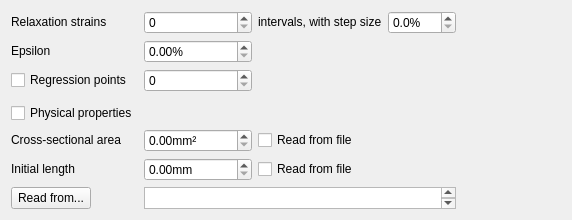
<?xml version="1.0" encoding="UTF-8"?>
<ui version="4.0">
 <class>w_Stepwise</class>
 <widget class="QWidget" name="w_Stepwise">
  <property name="geometry">
   <rect>
    <x>0</x>
    <y>0</y>
    <width>572</width>
    <height>153</height>
   </rect>
  </property>
  <layout class="QGridLayout" name="gl_Stepwise">
   <item row="0" column="0">
    <widget class="QLabel" name="l_RelaxationStrains">
     <property name="sizePolicy">
      <sizepolicy hsizetype="Fixed" vsizetype="Fixed">
       <horstretch>0</horstretch>
       <verstretch>0</verstretch>
      </sizepolicy>
     </property>
     <property name="toolTip">
      <string>The strains at which the sample has been configured to relax</string>
     </property>
     <property name="text">
      <string>Relaxation strains</string>
     </property>
    </widget>
   </item>
   <item row="0" column="1">
    <widget class="QSpinBox" name="sb_RelaxationStrainsIntervals">
     <property name="toolTip">
      <string>The number of intervals at which the sample has been configured to relax.  This in combination with the step size gives the relaxation strains.  For instance, if the step size is 5%, and the number of intervals is 6, then the experiment will relax the sample at 5%, 10%, 15%, 20%, 25%, 30%.</string>
     </property>
    </widget>
   </item>
   <item row="0" column="2">
    <widget class="QLabel" name="l_RelaxationStrainsText">
     <property name="sizePolicy">
      <sizepolicy hsizetype="Fixed" vsizetype="Fixed">
       <horstretch>0</horstretch>
       <verstretch>0</verstretch>
      </sizepolicy>
     </property>
     <property name="text">
      <string>intervals, with step size</string>
     </property>
    </widget>
   </item>
   <item row="0" column="3">
    <widget class="QDoubleSpinBox" name="sb_RelaxationStrainsStart">
     <property name="toolTip">
      <string>The step between consecutive strains at which the sample has been configured to relax.  This in combination with the number of intervals gives the relaxation strains.  For instance, if the step size is 5%, and the number of intervals is 6, then the experiment will relax the sample at 5%, 10%, 15%, 20%, 25%, 30%.</string>
     </property>
     <property name="suffix">
      <string>%</string>
     </property>
     <property name="decimals">
      <number>1</number>
     </property>
    </widget>
   </item>
   <item row="0" column="4" rowspan="9">
    <spacer name="s_Horizontal">
     <property name="orientation">
      <enum>Qt::Orientation::Horizontal</enum>
     </property>
     <property name="sizeHint" stdset="0">
      <size>
       <width>40</width>
       <height>20</height>
      </size>
     </property>
    </spacer>
   </item>
   <item row="1" column="0">
    <widget class="QLabel" name="l_Epsilon">
     <property name="sizePolicy">
      <sizepolicy hsizetype="Fixed" vsizetype="Fixed">
       <horstretch>0</horstretch>
       <verstretch>0</verstretch>
      </sizepolicy>
     </property>
     <property name="toolTip">
      <string>Allowable percentage tolerance on the strain for creating the dataset at the required relaxation strain</string>
     </property>
     <property name="text">
      <string>Epsilon</string>
     </property>
    </widget>
   </item>
   <item row="1" column="1">
    <widget class="QDoubleSpinBox" name="sb_Epsilon">
     <property name="toolTip">
      <string>Allowable percentage tolerance on the strain for creating the dataset at the required relaxation strain</string>
     </property>
     <property name="suffix">
      <string>%</string>
     </property>
     <property name="maximum">
      <double>1.000000000000000</double>
     </property>
    </widget>
   </item>
   <item row="2" column="0">
    <widget class="QCheckBox" name="cb_RegressionPoints">
     <property name="sizePolicy">
      <sizepolicy hsizetype="Minimum" vsizetype="Fixed">
       <horstretch>0</horstretch>
       <verstretch>0</verstretch>
      </sizepolicy>
     </property>
     <property name="toolTip">
      <string>If unchecked, all datapoints will be used in the regression analysis</string>
     </property>
     <property name="text">
      <string>Regression points</string>
     </property>
    </widget>
   </item>
   <item row="2" column="1">
    <widget class="QSpinBox" name="sb_RegressionPoints">
     <property name="toolTip">
      <string>Number of data points to include in the regression analysis</string>
     </property>
     <property name="maximum">
      <number>100000</number>
     </property>
    </widget>
   </item>
   <item row="3" column="0" colspan="4">
    <spacer name="s_VerticalProperties">
     <property name="orientation">
      <enum>Qt::Orientation::Vertical</enum>
     </property>
     <property name="sizeType">
      <enum>QSizePolicy::Policy::Fixed</enum>
     </property>
     <property name="sizeHint" stdset="0">
      <size>
       <width>0</width>
       <height>5</height>
      </size>
     </property>
    </spacer>
   </item>
   <item row="4" column="0">
    <widget class="QCheckBox" name="cb_Properties">
     <property name="sizePolicy">
      <sizepolicy hsizetype="Fixed" vsizetype="Fixed">
       <horstretch>0</horstretch>
       <verstretch>0</verstretch>
      </sizepolicy>
     </property>
     <property name="toolTip">
      <string>The physical properties of the experiment samples.  If checked, the selected properties will be read from the file</string>
     </property>
     <property name="text">
      <string>Physical properties</string>
     </property>
    </widget>
   </item>
   <item row="5" column="0">
    <widget class="QLabel" name="l_Area">
     <property name="sizePolicy">
      <sizepolicy hsizetype="Fixed" vsizetype="Fixed">
       <horstretch>0</horstretch>
       <verstretch>0</verstretch>
      </sizepolicy>
     </property>
     <property name="toolTip">
      <string>The cross-sectional area of the samples.  It is A in the equation σ = F / A</string>
     </property>
     <property name="text">
      <string>Cross-sectional area</string>
     </property>
    </widget>
   </item>
   <item row="5" column="1">
    <widget class="QDoubleSpinBox" name="sb_Area">
     <property name="toolTip">
      <string>The cross-sectional area of every sample.  It is A in the equation σ = F / A</string>
     </property>
     <property name="suffix">
      <string>mm²</string>
     </property>
     <property name="decimals">
      <number>2</number>
     </property>
     <property name="maximum">
      <double>999999.989999999990687</double>
     </property>
     <property name="value">
      <double>0.000000000000000</double>
     </property>
    </widget>
   </item>
   <item row="5" column="2" colspan="2">
    <widget class="QCheckBox" name="cb_Area">
     <property name="sizePolicy">
      <sizepolicy hsizetype="Minimum" vsizetype="Fixed">
       <horstretch>0</horstretch>
       <verstretch>0</verstretch>
      </sizepolicy>
     </property>
     <property name="toolTip">
      <string>If checked, the cross-sectional area will be read in from the file on a sample-by-sample basis.  Otherwise, the specified cross-sectional area will be used by all samples</string>
     </property>
     <property name="text">
      <string>Read from file</string>
     </property>
    </widget>
   </item>
   <item row="6" column="0">
    <widget class="QLabel" name="l_Length">
     <property name="sizePolicy">
      <sizepolicy hsizetype="Fixed" vsizetype="Fixed">
       <horstretch>0</horstretch>
       <verstretch>0</verstretch>
      </sizepolicy>
     </property>
     <property name="toolTip">
      <string>The initial length of the samples.  It is l0 in the equation ε = d / l0</string>
     </property>
     <property name="text">
      <string>Initial length</string>
     </property>
    </widget>
   </item>
   <item row="6" column="1">
    <widget class="QDoubleSpinBox" name="sb_Length">
     <property name="toolTip">
      <string>The initial length of every sample.  It is l in the equation ε = d / l0</string>
     </property>
     <property name="suffix">
      <string>mm</string>
     </property>
     <property name="decimals">
      <number>2</number>
     </property>
     <property name="maximum">
      <double>999.990000000000009</double>
     </property>
     <property name="value">
      <double>0.000000000000000</double>
     </property>
    </widget>
   </item>
   <item row="6" column="2" colspan="2">
    <widget class="QCheckBox" name="cb_Length">
     <property name="sizePolicy">
      <sizepolicy hsizetype="Minimum" vsizetype="Fixed">
       <horstretch>0</horstretch>
       <verstretch>0</verstretch>
      </sizepolicy>
     </property>
     <property name="toolTip">
      <string>If checked, the initial length will be read in from the file on a sample-by-sample basis.  Otherwise, the specified initial length will be used by all samples</string>
     </property>
     <property name="text">
      <string>Read from file</string>
     </property>
    </widget>
   </item>
   <item row="7" column="0">
    <widget class="QPushButton" name="pb_ReadProperties">
     <property name="sizePolicy">
      <sizepolicy hsizetype="Fixed" vsizetype="Fixed">
       <horstretch>0</horstretch>
       <verstretch>0</verstretch>
      </sizepolicy>
     </property>
     <property name="toolTip">
      <string>Select the file from which the physical sample properties will be read.</string>
     </property>
     <property name="text">
      <string>Read from...</string>
     </property>
    </widget>
   </item>
   <item row="7" column="1" colspan="3">
    <widget class="QTextBrowser" name="tb_ReadProperties">
     <property name="sizePolicy">
      <sizepolicy hsizetype="Expanding" vsizetype="Ignored">
       <horstretch>0</horstretch>
       <verstretch>0</verstretch>
      </sizepolicy>
     </property>
     <property name="toolTip">
      <string>File from which the physical sample properties will be read.</string>
     </property>
    </widget>
   </item>
   <item row="8" column="0" colspan="4">
    <spacer name="s_Vertical">
     <property name="orientation">
      <enum>Qt::Orientation::Vertical</enum>
     </property>
     <property name="sizeHint" stdset="0">
      <size>
       <width>20</width>
       <height>40</height>
      </size>
     </property>
    </spacer>
   </item>
  </layout>
 </widget>
 <resources/>
 <connections/>
</ui>
